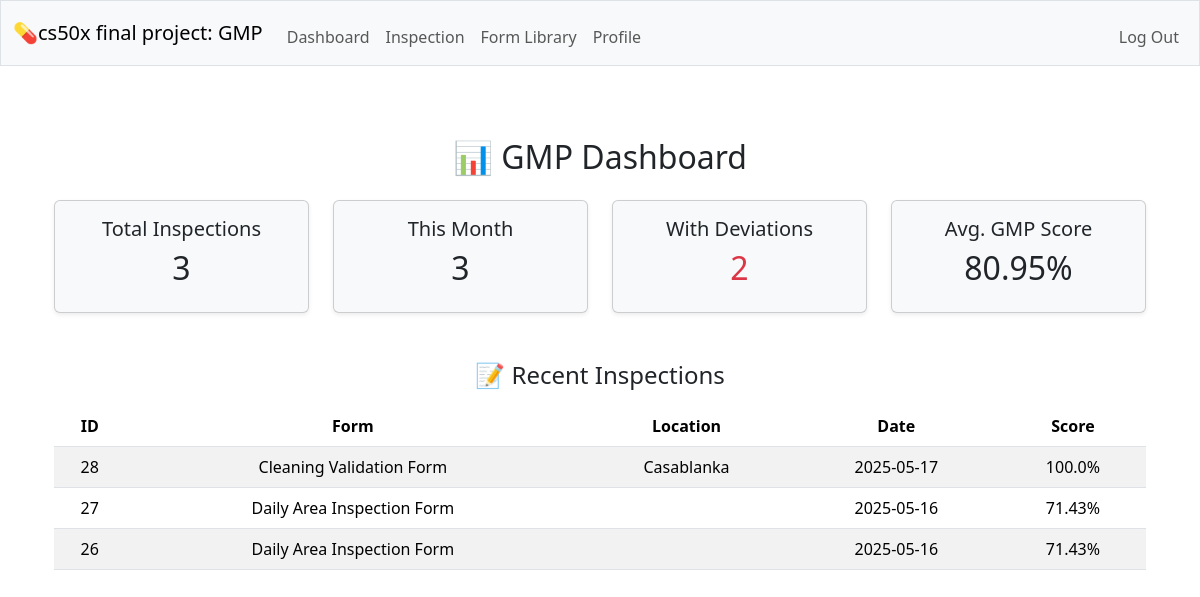
The app's page /dashboard (signed in) with its own data.
### tables this page shows
CREATE TABLE inspections (id INTEGER PRIMARY KEY AUTOINCREMENT NOT NULL, form_id INTEGER NOT NULL, inspector_id INTEGER NOT NULL, submitted_at DATETIME DEFAULT CURRENT_TIMESTAMP, location TEXT,  notes TEXT,  score REAL, FOREIGN KEY (form_id) REFERENCES forms(id), FOREIGN KEY (inspector_id) REFERENCES users(id)
);

CREATE TABLE forms (id INTEGER PRIMARY KEY AUTOINCREMENT NOT NULL, name TEXT NOT NULL UNIQUE, description TEXT NOT NULL, created_by INTEGER NOT NULL, FOREIGN KEY (created_by) REFERENCES users(id) );

### app.py (the view)
@app.route("/dashboard")
@login_required
def dashboard():
    user_id = session["user_id"]
    total_inspections = db.execute("""
        SELECT COUNT(*) AS count FROM inspections WHERE inspector_id = ?
    """, user_id)[0]["count"]
    current_month = datetime.now().strftime("%Y-%m")
    inspections_this_month = db.execute("""
        SELECT COUNT(*) AS count FROM inspections
        WHERE strftime('%Y-%m', submitted_at) = ?
    """, (current_month,))[0]["count"]
    deviations = db.execute("""
        SELECT COUNT(*) AS count FROM inspections
        WHERE inspector_id = ? AND score < 100
    """, user_id)[0]["count"]
    recent_inspections = db.execute("""
        SELECT i.id, f.name AS form_name, i.submitted_at, i.location, i.score
        FROM inspections i
        JOIN forms f ON i.form_id = f.id
        WHERE i.inspector_id = ?
        ORDER BY i.submitted_at DESC
        LIMIT 5
    """, user_id)
    avg_score = db.execute("""
        SELECT ROUND(AVG(score), 2) AS avg FROM inspections WHERE inspector_id = ?
    """, user_id)[0]["avg"] or 0
    return render_template("dashboard.html", total=total_inspections, this_month=inspections_this_month,
                           deviations=deviations, recent=recent_inspections, avg_score=avg_score)

### helpers.py (called while the page is built)
def login_required(f):
    @wraps(f)
    def decorated_function(*args, **kwargs):
        if session.get("user_id") is None:
            return redirect("/login")
        return f(*args, **kwargs)
    return decorated_function

### templates/dashboard.html (shortened to what this page needs)
{% extends "layout.html" %}
{% block main %}
<div class="container py-4">
    <h2 class="mb-4">📊 GMP Dashboard</h2>
    <div class="row text-center mb-4">
        <div class="col-md-3">
            <div class="card bg-light shadow-sm">
                <div class="card-body">
                    <h5>Total Inspections</h5>
                    <h2>{{ total }}</h2>
                </div>
            </div>
        </div>
        <div class="col-md-3">
            <div class="card bg-light shadow-sm">
                <div class="card-body">
                    <h5>This Month</h5>
                    <h2>{{ this_month }}</h2>
                </div>
            </div>
        </div>
        <div class="col-md-3">
            <div class="card bg-light shadow-sm">
                <div class="card-body">
                    <h5>With Deviations</h5>
                    <h2 class="text-danger">{{ deviations }}</h2>
                </div>
            </div>
        </div>
        <div class="col-md-3">
            <div class="card bg-light shadow-sm">
                <div class="card-body">
                    <h5>Avg. GMP Score</h5>
                    <h2>{{ avg_score }}%</h2>
                </div>
            </div>
        </div>
    </div>
    <h4 class="mt-5">📝 Recent Inspections</h4>
    <table class="table table-striped table-hover mt-3">
        <thead>
            <tr>
                <th>ID</th>
                <th>Form</th>
                <th>Location</th>
                <th>Date</th>
                <th>Score</th>
            </tr>
        </thead>
        <tbody>
            {% for inspection in recent %}
            <tr>
                <td>{{ inspection.id }}</td>
                <td>{{ inspection.form_name }}</td>
                <td>{{ inspection.location }}</td>
                <td>{{ inspection.submitted_at[:10] }}</td>
                <td>{{ inspection.score }}%</td>
            </tr>
            {% else %}
            <tr>
                <td colspan="5" class="text-center">No inspections found.</td>
            </tr>
            {% endfor %}
        </tbody>
    </table>
</div>
{% endblock %}

### records on screen
inspections: id "28", form_name "Cleaning Validation Form", location "Casablanka", submitted_at "2025-05-17", score "100.0"
inspections: id "27", form_name "Daily Area Inspection Form", submitted_at "2025-05-16", score "71.43"
inspections: id "26", form_name "Daily Area Inspection Form", submitted_at "2025-05-16", score "71.43"

### other values on screen
{{ total }} "3"
{{ this_month }} "3"
{{ deviations }} "2"
{{ avg_score }} "80.95"
